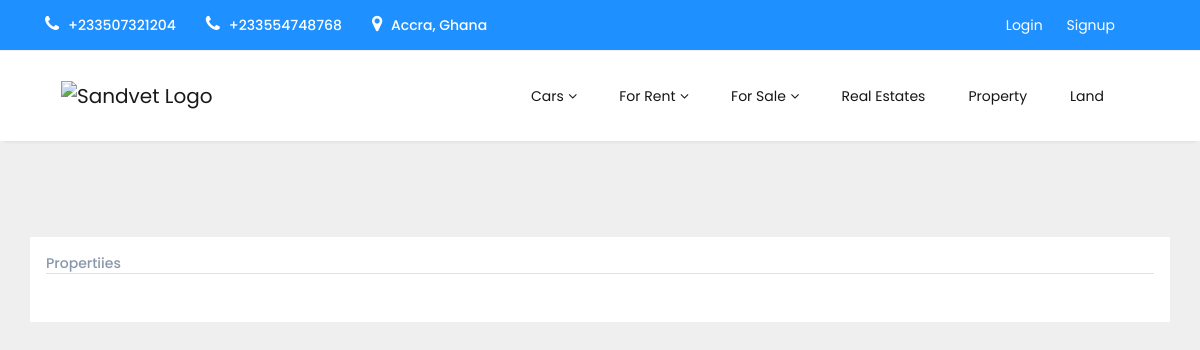
/, run on an earlier commit of the app's database.
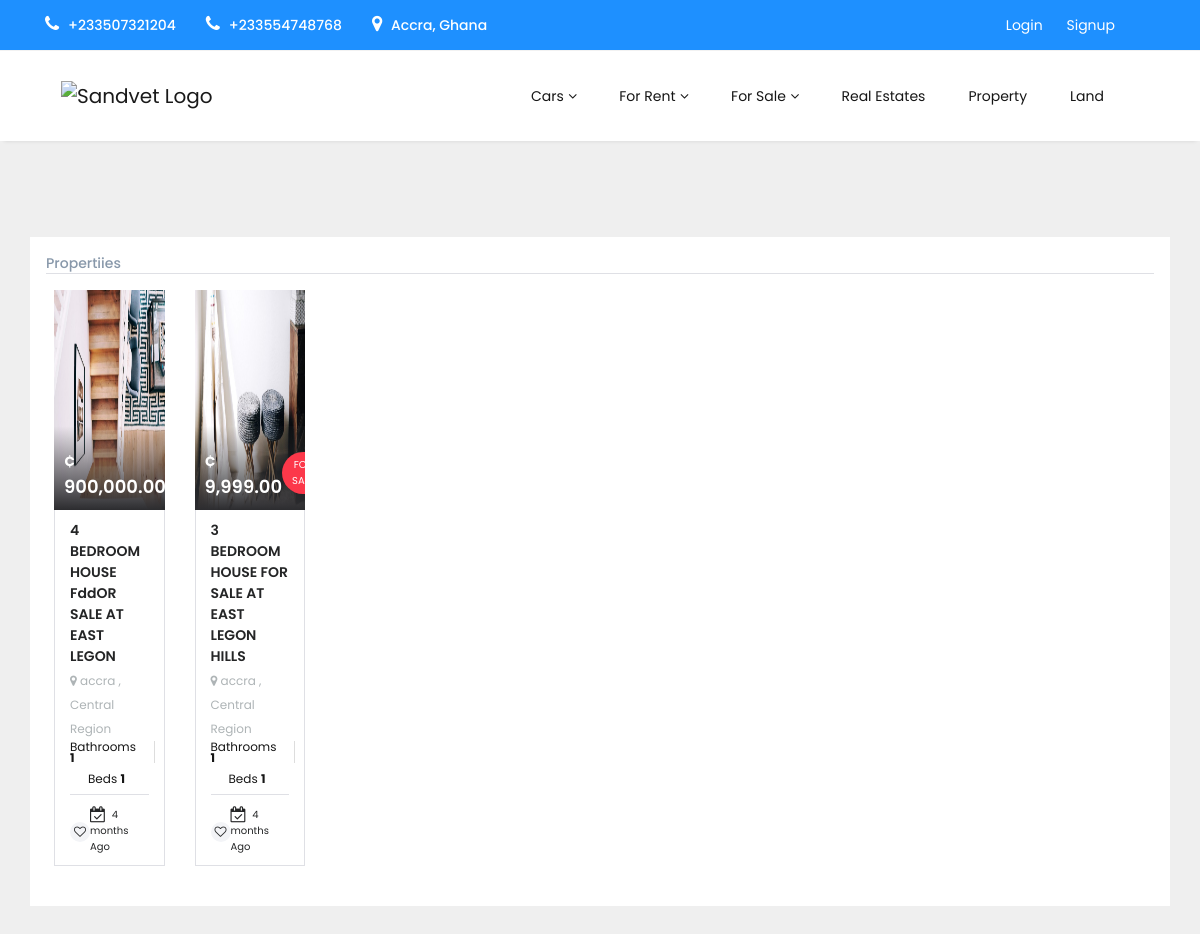
And on a later commit of the database.
### property/models.py (models this page shows, shortened)
class Property(models.Model):
    SALE = 'sale'
    RENT = 'rent'
    PROPERTY_PURPOSE_TYPE = [
        (SALE, 'sale'),
        (RENT, 'rent'),
    ]
    title = models.CharField(max_length=200, null=True)
    price = models.FloatField()
    slug = models.SlugField(unique=True)
    description = models.TextField()
    region = models.ForeignKey(Region, on_delete=models.CASCADE, null=True, blank=True, related_name='properties')
    category = models.ForeignKey(Category, on_delete=models.CASCADE, null=True, blank=True, related_name='properties')
    purpose = models.CharField(max_length=4, choices=PROPERTY_PURPOSE_TYPE, default=SALE)
    address = models.CharField(max_length=200, null=True, blank=True)
    dimension = models.CharField(max_length=200, null=True, blank=True)
    bed = models.PositiveIntegerField(default=1, null=True, blank=True)
    bath = models.PositiveIntegerField(default=1, null=True, blank=True)
    garage = models.PositiveIntegerField(default=0, null=True, blank=True)
    image = models.ImageField(null=True, blank=True)
    views = models.PositiveIntegerField(default=0)
    timestamp = models.DateTimeField(auto_now_add=True)
    @property
    def imageURL(self):
        try:
            url = self.image.url
        except:
            url = ''
        return url
    def get_absolute_url(self):
        return reverse("property:property", kwargs={
            'slug': self.slug
        })

### core/models.py (models this page shows, shortened)
class Region(models.Model):
    name = models.CharField(max_length=200, null=True, blank=True)
    capital = models.CharField(max_length=200, null=True, blank=True)
    slug = models.SlugField(unique=True, null=True, blank=True)
    class Meta:
        ordering = ['name']

### core/views.py (the view)
# urls.py: path('', IndexPageView.as_view(), name='index'),
class IndexPageView(ListView):
    model = Property
    context_object_name = 'lists'
    template_name = 'index.html'
    def get_context_data(self, **kwargs):
        kwargs['category_list_nav'] = self.categoryNav
        kwargs['category_list'] = self.category
        return super().get_context_data(**kwargs)
    def get_queryset(self):
        self.categoryNav = Category.objects.filter((~Q(title="land")))
        self.category = Category.objects.filter()
        return self.model.objects.order_by('-id')[:6]

### core/models.py (called while the page is built)
    def get_for_sale_category_url(self):
        return reverse("property:for-sale-cate", kwargs={
            'category': self.title
        })

    def get_for_rent_category_url(self):
        return reverse("property:for-rent-cate", kwargs={
            'category': self.title
        })

### templates/index.html (shortened to what this page needs)
{% extends "base.html" %}
{% block navbar %} {% include "includes/indexNav.html" %} {% endblock %}
{% block content %}
<section class="popular-listing py-5  section-popular-listings   ">
    <div class="container">
        <div class="row align-items-center justify-content-between panel__cardhead">
            <div>
                <h2>Propertiies</h2>
            </div>
        </div>
        <div class="row panel__responsive panel__cardbody">
            {% for list in lists%}
                {% include 'includes/list.html' %}
            {% endfor  %}
        </div>
    </div>
</section>
{% endblock %}

### templates/includes/list.html (shortened to what this page needs)
{% load humanize %}
<div class="col-lg-3 col-md-6">
    <div class="card listing__card">
        <a href="{{ list.get_absolute_url }}" title="{{ list.title }}" class="preview">
            <div class="card__imgBlock">
                <img src="{{ list.imageURL }}" alt="{{ list.title }}" class="img-fluid">
                <div class="card__rateInfo">
                    <h5>&cent; {{ list.price|floatformat:2|intcomma }}</h5>
                    <span class="purpose-for-{% if list.purpose == 'sale'%}sale{%else%}rent{%endif%}">For {% if list.purpose == 'sale'%}sale{%else%}rent{%endif%}</span>
                </div>
            </div>
        </a>
        <div class="card__full">
            <div class="card__body">
                <a href="{{ list.get_absolute_url }}" title="{{ list.title }}">
                    <h3>{{ list.title }}</h3>
                    <p>
                        <i class="fa fa-map-marker"></i>
                        {{ list.address }} , {{ list.region.name }} Region
                    </p>
                </a>
                <div class="card__resultItems">
                    {% if list.category.title == 'land' %}
                        <span class="property-card-value">
                            <span class="field_name"> Dimensions </span>
                            <span class="item"> {{ list.dimension }} </span>
                        </span>
                    {% else %}
                        <span class="property-card-value">
                            <span class="field_name"> Bathrooms </span>
                            <span class="item"> {{ list.bath }} </span>
                        </span>
                        <span class="property-card-value">
                            <span class="field_name"> Beds  </span>
                            <span class="item"> {{ list.bed }} </span>
                        </span>
                    {% endif %}
                </div>
            </div>
            <div class="card__footer">
                <span class="favorites-actions">
                    <a href="#" class=""><i class="fa fa-heart-o"></i></a>
                </span>
                <a href="#" title="" ><i class="fa fa-calendar-check-o"></i> 4 months Ago </a>
            </div>
        </div>
    </div>
</div>

What changed in the data, as far as the page shows it:
added Property: imageURL (picture), price "900,000.00", title "4 BEDROOM HOUSE FddOR SALE AT EAST LEGON", address "accra", region.name "Central", bath "1", bed "1"
added Property: imageURL (picture), price "9,999.00", purpose "SALE", title "3 BEDROOM HOUSE FOR SALE AT EAST LEGON HILLS", address "accra", region.name "Central", bath "1", bed "1"
